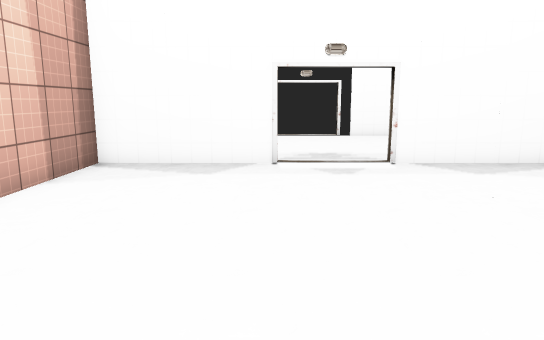
View 1 (above)

16 first-person views from a walk through a Unity game level. The camera is 1.5 m above the floor, tilts 10° down and sees 70° across. The floor is counted in squares, 1 m on a side. Each view is taken from the middle of a square. On the plan, view 1 faces up. The plan holds only what a view shows up to about 17 squares ahead; the rest is blank. The place goes on beyond the plan. The player character is not drawn. Door leaves are left out, so doorways stand open. Some surface patterns are stand-ins.

View 2
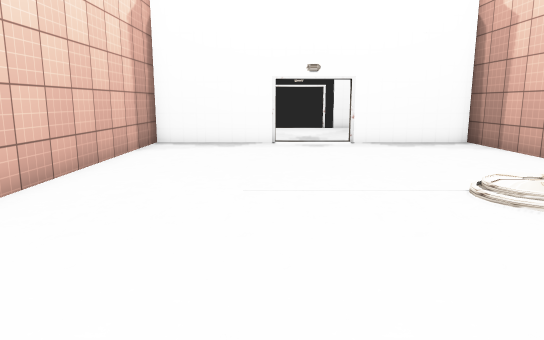

View 3
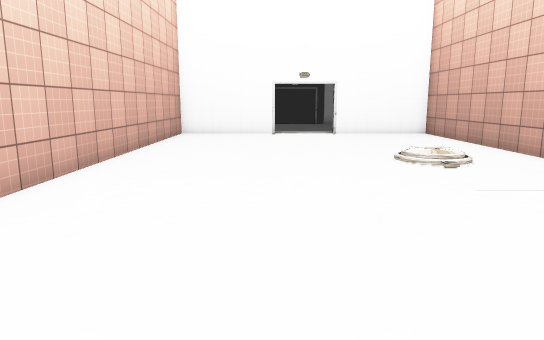

View 4
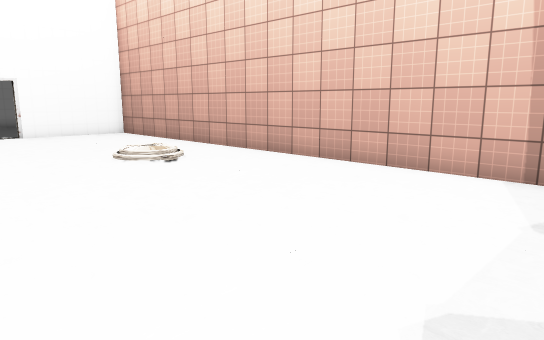

View 5
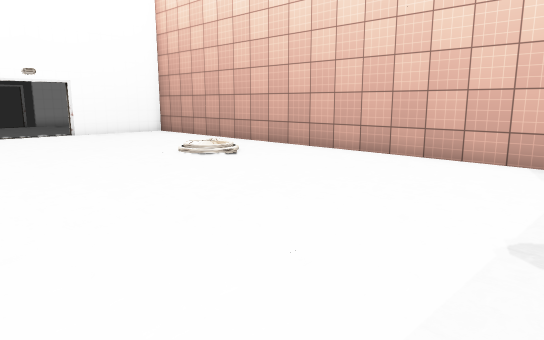

View 6
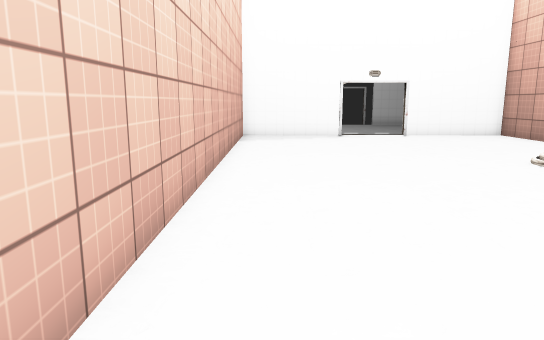

View 7
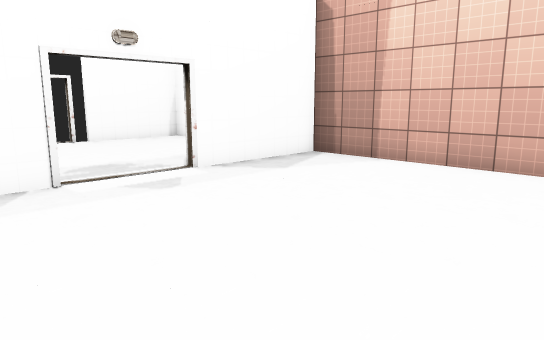

View 8
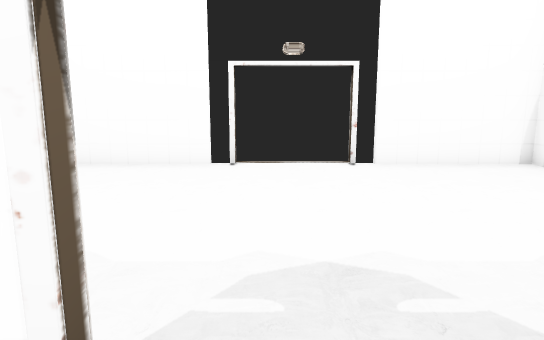

View 9
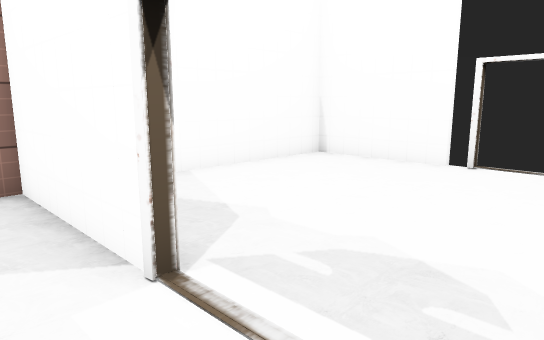

View 10
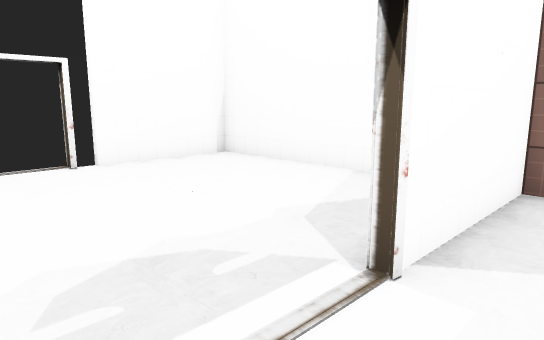

View 11
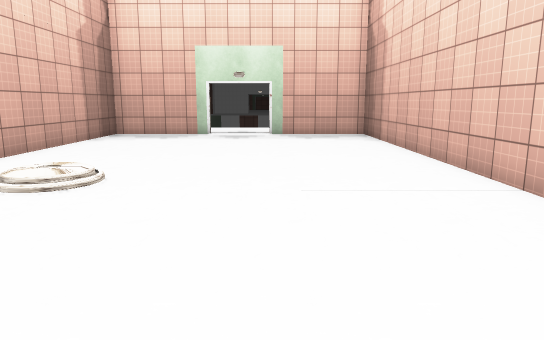

View 12
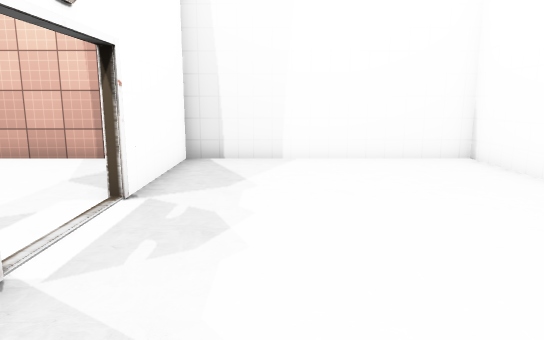

View 13
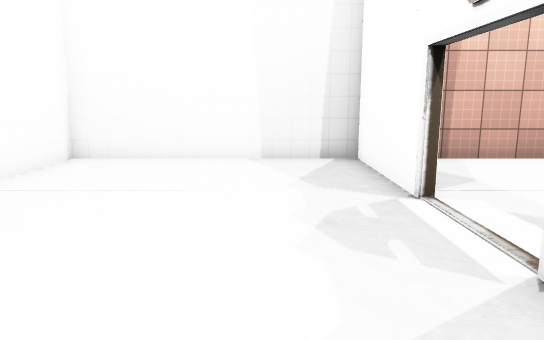

View 14
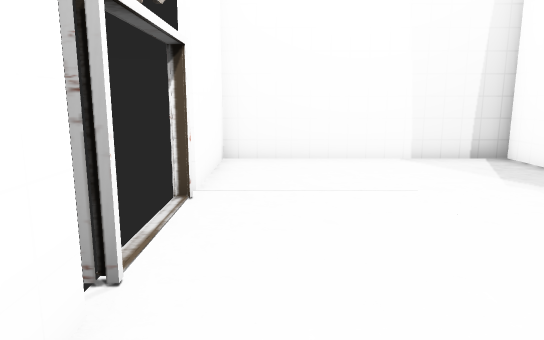

View 15
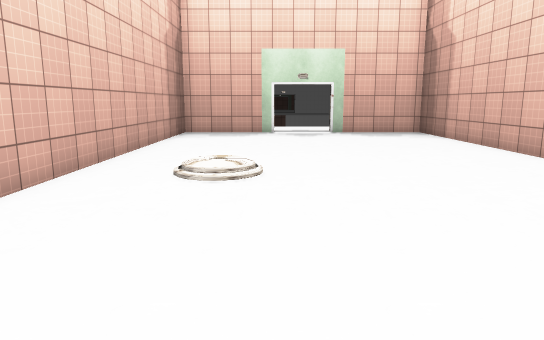

View 16
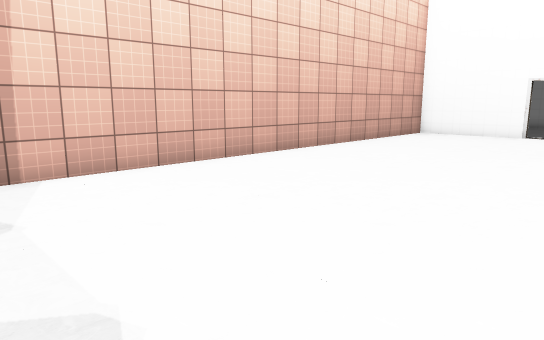

### Floor plan
Points are (right, up) in squares from view 1. A wall is a line through its corners. A room is listed if a view was taken in it or the views show most of it. See-through windows are left out.
Room 1 (views 1, 2, 3, 4, 5, 6, 7, 8, 9, 10, 11, 15, 16)
walls: (0.2, 9.5) (-4.4, 9.5); (7.3, -9.4) (7.3, 9.5) (2.9, 9.5); (-4.3, 10.1) (-4.3, -9.1)
ways out: open door at (1.8, 9.6) to room 2
Room 2 (views 12, 13, 14)
walls: (-0.4, 17.3) (-4.3, 17.3) (-4.3, 10.1); (2.9, 9.7) (7.3, 9.7) (7.3, 17.3) (3.5, 17.3); (-4.4, 9.7) (0.2, 9.7)
ways out: open door at (1.8, 9.6) to room 1; open door at (1.5, 17.5)

Positions as (right, up) in squares from view 1, and headings:
1: (0, 0), facing up
2: (0, -5), facing up
3: (0, -9), facing up
4: (-1, -9), facing up-right
5: (-3, -9), facing up-right
6: (-3, -8), facing up
7: (-2, 2), facing up-right
8: (1, 8), facing up
9: (3, 8), facing up-left
10: (0, 8), facing up-right
11: (0, 8), facing down
12: (6, 12), facing left
13: (-3, 12), facing right
14: (-3, 16), facing right
15: (3, 9), facing down
16: (4, -9), facing up-left
